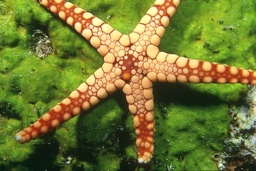
#> input picture data_science/5_clustering/star.jpg, 256 x 171 px, shrunk from 481 x 321 before the run, found by its file name
$ jupyter execute Clustering.ipynb
#> lines starting #> are read from the running program, lines starting #| are printed output that depends on the picture
[cell 1]
import pandas as pd
import numpy as np
import cv2
import matplotlib.pyplot as plt
import random

# load star image

[cell 2]
PATH_IMG = r'C:\Users\sus85\OneDrive\Desktop\CV\cv_David\CV_training\data_science\5_clustering\star.jpg'
star_img = cv2.imread(PATH_IMG)
#> star_img is the input picture: shape (171, 256, 3); mean B, G, R 50.3, 118.7, 113.8
star_img = cv2.cvtColor(star_img,cv2.COLOR_BGR2RGB)
H, W, C = star_img.shape
#> H = 171; W = 256; C = 3

[cell 3]
plt.imshow(star_img)
plt.show()

[cell 4]
star_img = star_img.reshape((-1, 3))
star_img = (star_img - np.min(star_img, axis=0)) / (np.max(star_img, axis=0) - np.min(star_img, axis=0))

[cell 5]
dist = []
for i in range(H):
    for j in range(W):
        dist.append(np.sqrt(i*i +j*j))

dist = np.array(dist).reshape(-1,1)

[cell 6]
dist = dist/ max(dist) # W > H

[cell 7]
features = np.concatenate((star_img, dist), axis=1)

# K-means algorithm

[cell 8]
def calculate_distance_vectorize(data, centroids):
    M = centroids.shape[0]
    N = data.shape[0]

    centroids_dots = (centroids * centroids).sum(axis=1).reshape((M, 1)) * np.ones(shape=(1, N))
    data_dots = (data * data).sum(axis=1) * np.ones(shape=(M, 1))
    dists = centroids_dots + data_dots - 2 * centroids.dot(data.T)

    return dists

def assign_to_clusters(dists):
    min_dists = np.argmin(dists, axis=0)
    idxs = np.array((range(len(min_dists))))
    clusters = [idxs[min_dists == i] for i in np.unique(min_dists)]
    return min_dists, clusters

def calculate_new_centroids(clusters, data):
    centroids = []
    for cluster in clusters:
        clusters_data = data[cluster]
        centroids.append(np.mean(clusters_data, axis=0))
    return np.array(centroids)


def kmeans(data, k):
#> called with data = array of shape (43776, 4), k = 30
    centroids_idx = random.sample(range(0, len(data)), k)
#> centroids_idx = 30 values, max 40525 at index 17, min 2653 at index 2, mean 21969.6
    centroids = data[centroids_idx] # arbitrarily choose k objects from D as the initial cluster centers
#> centroids = 30 rows, first 6: [0.0945, 0.0792, 0.0759, 0.609], [0.264, 0.338, 0.165, 0.655], [0.291, 0.342, 0.147, 0.305], [0.382, 0.5, 0.143, 0.319], [0.413, 0.55, 0.237, 0.851], [0.205, 0.283, 0.129, 0.522]

    while True:
        dists = calculate_distance_vectorize(data, centroids)
        labels, clusters = assign_to_clusters(dists)
        new_centroids = calculate_new_centroids(clusters, data)
        if np.array_equal(centroids, new_centroids):
            break
        else:
            centroids = new_centroids

    return clusters, centroids[labels.flatten()]


c1, res_clusters_1 = kmeans(features, k=30)
#> c1 = 30 items
c2, res_img_2 = kmeans(star_img, k=30)
#> in kmeans (call 2), `centroids = data[centroids_idx]`: centroids = 30 rows, first 8: [0.283, 0.317, 0.147], [0.736, 0.346, 0.205], [0.169, 0.217, 0.103], [0.272, 0.2, 0.196], [0.461, 0.521, 0.129], [0.11, 0.075, 0.0848], [0.35, 0.454, 0.214], [0.118, 0.0708, 0.0625]
#> c2 = 30 items

[cell 9]
res_img_1 = res_clusters_1[:,:3]

[cell 10]
res_img_1 = res_img_1.reshape((H,W,C))
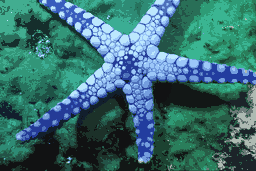
#> res_img_1: shape (171, 256, 3) float64; mean of channels 0, 1, 2 0.444, 0.432, 0.225; drawn as B, G, R
res_img_2 = res_img_2.reshape((H,W,C))
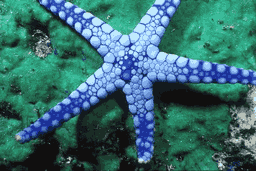
#> res_img_2: shape (171, 256, 3) float64; mean of channels 0, 1, 2 0.444, 0.432, 0.225; drawn as B, G, R
star_img = star_img.reshape((H,W,C))
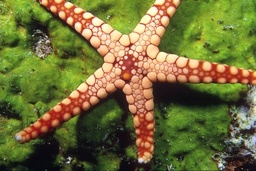
#> star_img: shape (171, 256, 3) float64; mean R, G, B 0.444, 0.432, 0.225

[cell 11]
figure_size = 15
plt.figure(figsize=(figure_size,figure_size))
plt.subplot(1,2,1),plt.imshow(res_img_1)
plt.title('Original Image'), plt.xticks([]), plt.yticks([])
plt.subplot(1,2,2),plt.imshow(res_img_2)
plt.title('Segmented Image when K = %i' % 10), plt.xticks([]), plt.yticks([])
plt.show()
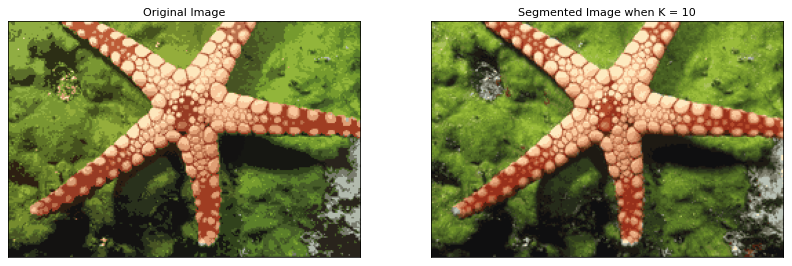
#> figure drawn by matplotlib, 2 panels

# Agglomerative clustering

[cell 12]
star_img = star_img.reshape(-1,3)

[cell 13]
def euclidean_distance(point1, point2):
    """
    Computes euclidean distance of point1 and point2.

    point1 and point2 are lists.
    """
    return np.linalg.norm(np.array(point1) - np.array(point2))

def clusters_distance(cluster1, cluster2):
    """
    Computes distance between two clusters.

    cluster1 and cluster2 are lists of lists of points
    """
    return max([euclidean_distance(point1, point2) for point1 in cluster1 for point2 in cluster2])

def clusters_distance_2(cluster1, cluster2):
    """
    Computes distance between two centroids of the two clusters

    cluster1 and cluster2 are lists of lists of points
    """
    cluster1_center = np.average(cluster1, axis=0)
    cluster2_center = np.average(cluster2, axis=0)
    return euclidean_distance(cluster1_center, cluster2_center)


class AgglomerativeClustering:

    def __init__(self, k, initial_k):
        self.k = k
        self.initial_k = initial_k

    def initial_clusters(self, points):

        clusters, init_clusters = kmeans(points, k=self.initial_k)
#> in kmeans (call 3), `centroids = data[centroids_idx]`: centroids = 40 rows, first 8: [0.839, 0.446, 0.362], [0.89, 0.633, 0.513], [0.358, 0.117, 0.0491], [0.413, 0.512, 0.174], [0.343, 0.396, 0.17], [0.528, 0.671, 0.259], [0.362, 0.487, 0.174], [0.37, 0.4, 0.214]
        new_clusters = []
        for cl in clusters:
            new_cluster = []
            for point in points[cl]:
                new_cluster.append(point)

            new_clusters.append(new_cluster)
#> this loop made 40 passes

        return new_clusters

    def fit(self, points):
        self.clusters_list = self.initial_clusters(points)
        while len(self.clusters_list) > self.k:

            # Find the closest (most similar) pair of clusters
            cluster1, cluster2 = min([(c1, c2) for i, c1 in enumerate(self.clusters_list) for c2 in self.clusters_list[:i]],
                 key=lambda c: clusters_distance_2(c[0], c[1]))

            # Remove the two clusters from the clusters list
            # print(np.array(cluster1).shape)
            # break
            self.clusters_list = [c for c in self.clusters_list if  not(np.array_equal(c,cluster1) or np.array_equal(c,cluster2))]

            # Merge the two clusters
            merged_cluster = cluster1 + cluster2

            # Add the merged cluster to the clusters list
            self.clusters_list.append(merged_cluster)

            print('number of clusters:', len(self.clusters_list))
#> this loop made 34 passes
#| number of clusters: 39
#| number of clusters: 38
#| number of clusters: 37
#| number of clusters: 36
#| number of clusters: 35
#| number of clusters: 34
#| number of clusters: 33
#| number of clusters: 32
#> (further printed lines are left out)

        print('assigning cluster num to each point')
        self.cluster = {}
        for cl_num, cl in enumerate(self.clusters_list):
            for point in cl:
                self.cluster[tuple(point)] = cl_num
#> this loop made 6 passes

        print('Computing cluster centers')
        self.centers = {}
        for cl_num, cl in enumerate(self.clusters_list):
            self.centers[cl_num] = np.average(cl, axis=0)


    def predict_cluster(self, point):
        return self.cluster[tuple(point)]

    def predict_center(self, point):
        point_cluster_num = self.predict_cluster(point)
        center = self.centers[point_cluster_num]
        return center

[cell 14]
n_clusters = 6
agglo = AgglomerativeClustering(k=n_clusters, initial_k=40)
agglo.fit(star_img.reshape(-1,3))

[cell 15]
new_img = [agglo.predict_center(list(pixel)) for pixel in star_img.reshape(-1,3)]
# new_img = np.array(new_img, np.uint8)

[cell 16]
new_img = np.array(new_img)
res_img_1 = new_img[:,:3]
np.unique(res_img_1,axis=0)
#> Out = [[0.193, 0.224, 0.108], [0.455, 0.566, 0.199], [0.617, 0.249, 0.146], [0.664, 0.687, 0.635], [0.814, 0.56, 0.394], [0.986, 0.846, 0.677]]

[cell 17]
plt.figure(figsize=(15,15))

plt.subplot(1,2,1)
plt.imshow(star_img.reshape(H,W,C))
plt.axis('off')
plt.title('Original image')

plt.subplot(1,2,2)
plt.imshow(res_img_1.reshape(H,W,C))
plt.axis('off')
plt.title(f'Segmented image with k={n_clusters}')

plt.show()
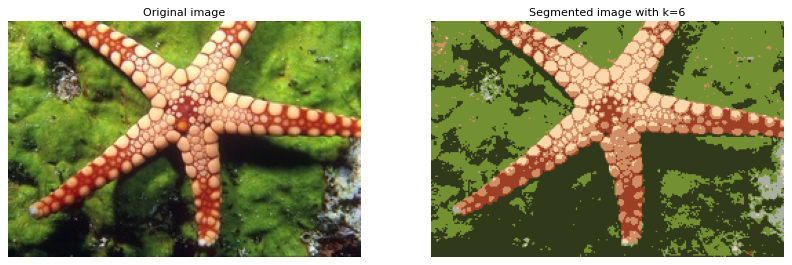
#> figure drawn by matplotlib, 2 panels

# cv2 kmeans sanity check

[cell 18]
star_img = star_img.reshape((-1, 3))

[cell 19]
star_img = np.float32(star_img)

[cell 20]
criteria = (cv2.TERM_CRITERIA_EPS + cv2.TERM_CRITERIA_MAX_ITER, 10, 1.0)
K = 3
attempts=10
ret,label,center=cv2.kmeans(star_img, K, None, criteria, attempts, cv2.KMEANS_PP_CENTERS)

[cell 21]
center = np.uint8(center)

[cell 22]
res = center[label.flatten()]
result_image = res.reshape((H,W,C))
#> result_image: shape (171, 256, 3); every value is 0

[cell 23]
star_img = star_img.reshape(H,W,C)
star_img = np.uint8(star_img)
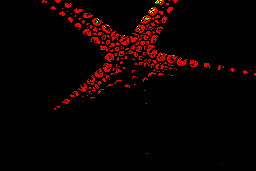
#> star_img: shape (171, 256, 3); mean R, G, B 0.0456, 0.00107, 2.28e-05; drawn with 1 as white

[cell 24]
figure_size = 15
plt.figure(figsize=(figure_size,figure_size))
plt.subplot(1,2,1),plt.imshow(star_img)
plt.title('Original Image'), plt.xticks([]), plt.yticks([])
plt.subplot(1,2,2),plt.imshow(result_image)
plt.title('Segmented Image when K = %i' % K), plt.xticks([]), plt.yticks([])
plt.show()
